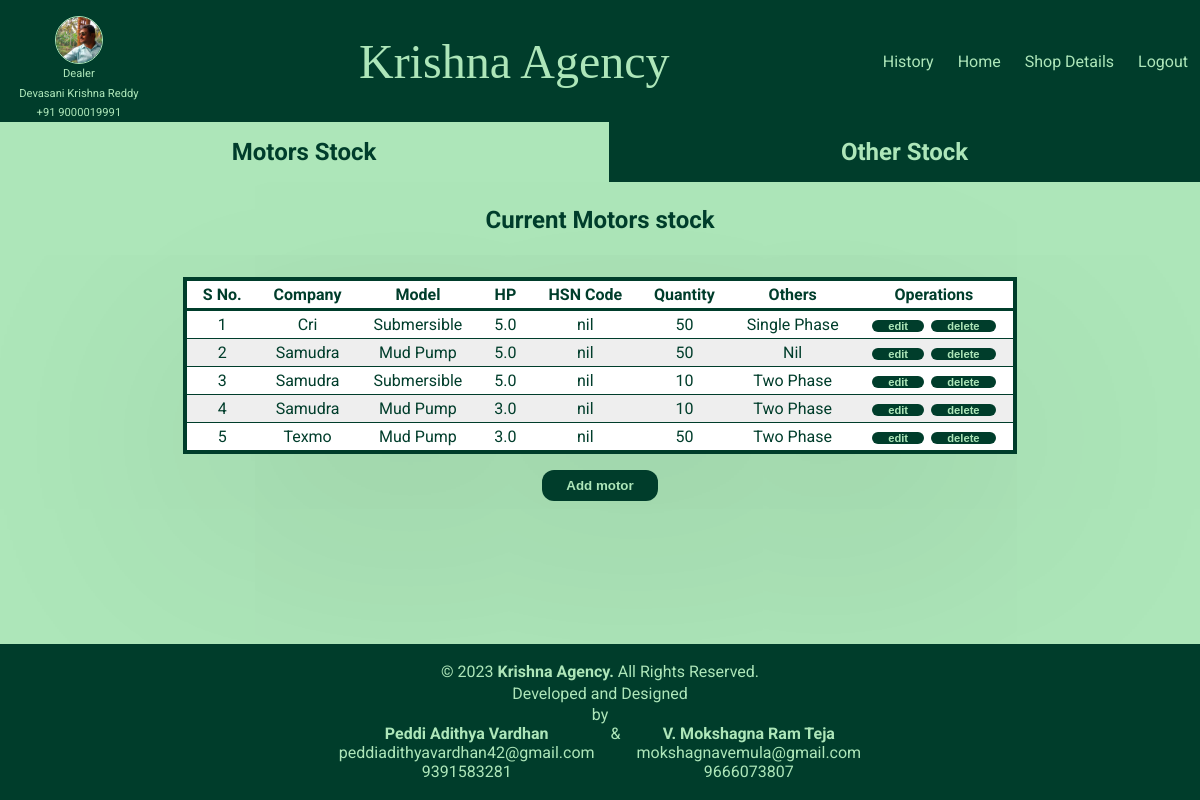
The page /stock_page/ (signed in) on the database as committed earlier.
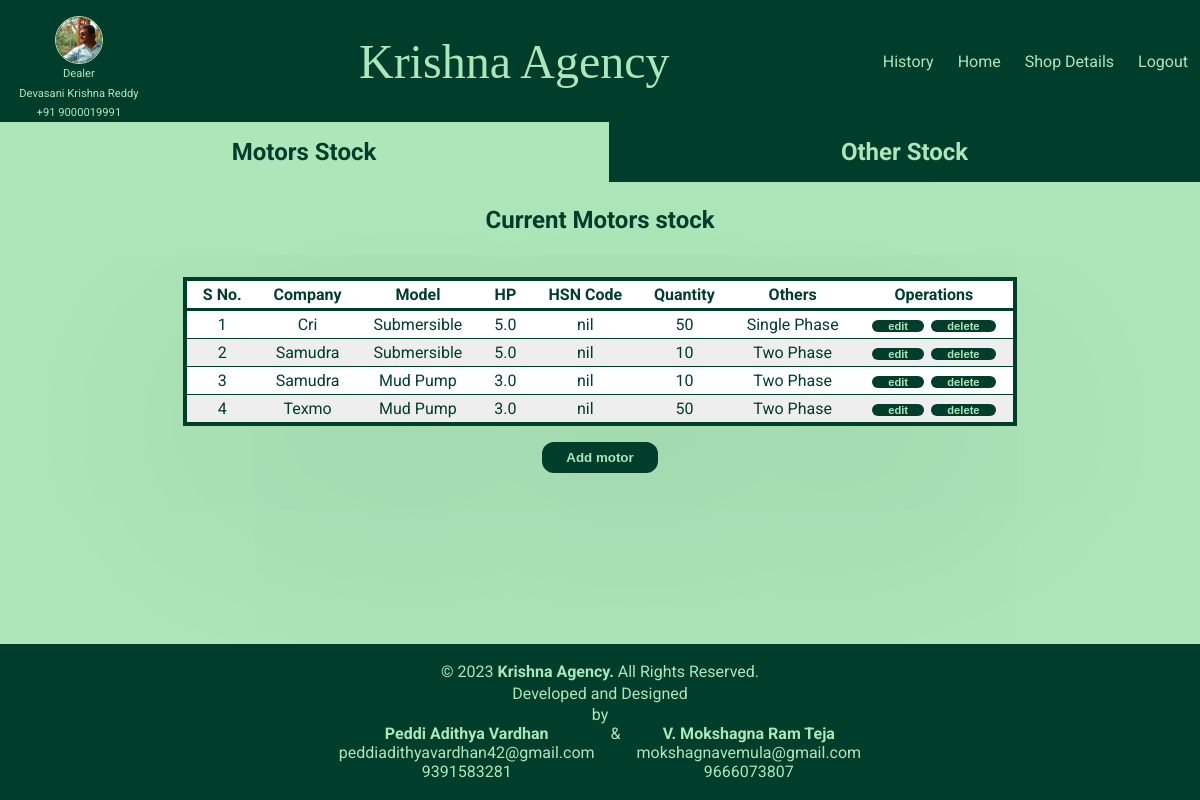
The same page on the database as committed later.
### stock/models.py (models this page shows, shortened)
class motor_products(models.Model):
    company=models.CharField(max_length=50)
    model_name=models.CharField(max_length=100)
    hp=models.DecimalField(max_digits=3, decimal_places=1)
    others=models.CharField(max_length=100)
    quantity=models.IntegerField()
    hsncode=models.CharField(max_length=50)

### stock/views.py (the view)
# urls.py: path("stock_page/", views.stock_page, name='stockpage'),
@login_required(login_url='loginpage')
def stock_page(request):
    present_stock=motor_products.objects.all().order_by("company")
    other_stock=other_products.objects.all().order_by("item_name")
    return render(request, "stock/stock.html",{
        "present_stock":present_stock,
        "other_stock":other_stock
    })

### stock/templates/stock/stock.html (shortened to what this page needs)
{% extends 'stock_base.html' %}
{% load static %}
{% block page_css %}
    <link rel="stylesheet" href="{% static "stock/stock.css" %}">
{% endblock page_css %}
{% block page_body %}
<main>
    <div class="options">
        <div class="op current" id="op1"><span class="unline">Motors Stock</span></div>
        <div class="op" id="op2"><span class="unline">Other Stock</span></div>
    </div>
    <form>
        <div id="motors">
            <h3>Current Motors stock</h3>
            <br>
            <table>
                <thead>
                    <tr>
                        <th>S No. </th>
                        <th>Company</th>
                        <th>Model</th>
                        <th>HP</th>
                        <th>HSN Code</th>
                        <th>Quantity</th>
                        <th>Others</th>
                        <th>Operations</th>
                    </tr>
                </thead>
                <tbody>
                    {% for fields in present_stock %}
                    <tr>
                        <td>{{ forloop.counter }}</td>
                        <td>{{fields.company | title}}</td>
                        <td>{{fields.model_name | title}}</td>
                        <td>{{fields.hp}}</td>
                        <td>{{fields.hsncode}}</td>
                        <td>{{fields.quantity}}</td>
                        <td>{{fields.others | title }}</td>
                        <td><button class="operations"><a href={% url 'editmotor' fields.id %}>edit</a></button>
                            <button class="operations"><a href={% url 'delete-motor' fields.id %}>delete</a></button>
                        </td>
                    </tr>
                    {% endfor %}
                </tbody>
            </table>
            <button class="abut">
                <a href={% url 'motorsentrypage' %}>
                    Add motor
            </button>
        </div>
    </form>
</main>
{% endblock page_body %}

Rows that differ between the two databases and show on the page:
removed motor_products: company "Samudra", model_name "Mud Pump", hp "5.0", hsncode "nil", quantity "50", others "Nil"
